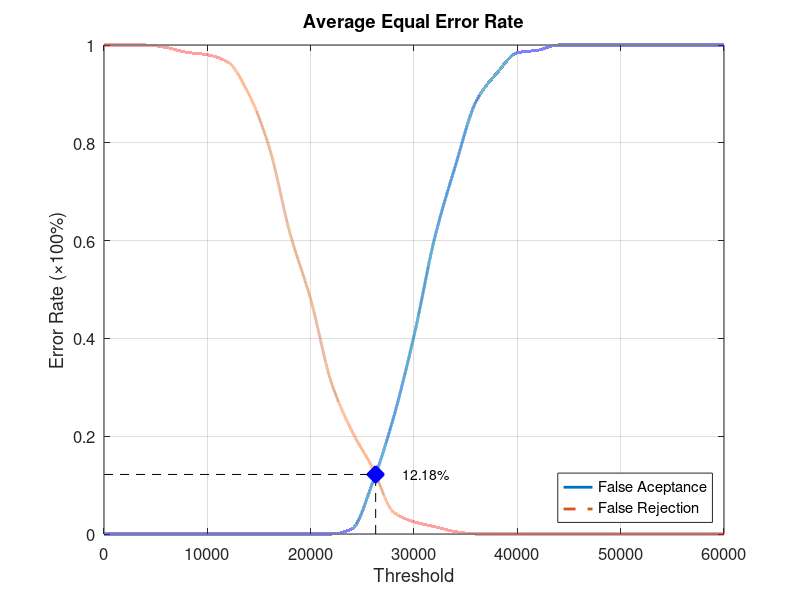
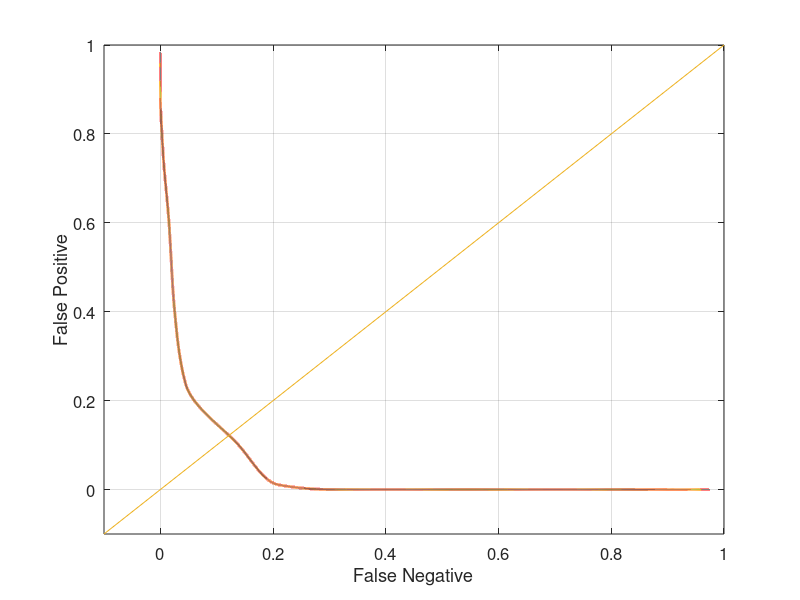

MATLAB code to generate these figures, in order:
function yEER = Database2_1
close all;
clear;
clc;
x = 0:2000:60000;
xq = 0:0.5:60000;

y0 = [0 0 0 0 0 0 0 0 0 0 0 0 0.0105263 0.105263 0.236842 0.405263 0.605263 0.752632 0.884211 0.942105 0.984211 0.989474 1 1 1 1 1 1 1 1 1];
yy0 = interp1(x, y0, xq, 'pchip');
y1 = [1 1 1 0.995 0.985 0.98 0.965 0.9 0.79 0.615 0.48 0.31 0.21 0.135 0.045 0.025 0.015 0.005 0 0 0 0 0 0 0 0 0 0 0 0 0];
yy1 = interp1(x, y1, xq, 'pchip');

% Calculating EER: 
y2 = abs(y0 - y1);
find(y2 == min(y2))
yy2 = abs(yy0 - yy1);
xEER = find(yy2 == min(yy2));
xEERIndex = xq(xEER) % X-axis EER
yEER = yy0(xEER) % Y-axis EER

main = figure
plot(xq, yy0,'-','LineWidth', 2);	hold on
plot(xq, yy1,'--','LineWidth', 2);	hold on
plot([xEERIndex xEERIndex], [0 yEER], 'k--');	hold on
plot([0 xEERIndex], [yEER yEER], 'k--');	hold on
plot(xEERIndex, yEER, 'bx', 'LineWidth', 10);	hold on
text(xEERIndex + 10 * xEERIndex / 100, yEER, [num2str(round((10000 * yEER)) / 100) '%'])
legend('False Aceptance', 'False Rejection', 'Location', 'SouthEast')
xlabel('Threshold')
ylabel('Error Rate (\times100%)')
title('Average Equal Error Rate')
set(gca, 'FontSize', 12)
axis([0 60000 0 1])
grid on

print(main, 'Database2_1Main', '-dpng');
FNRxFPR = figure('Color', [1 1 1]);
plot(yy1, yy0, '-', yy1, yy0, 'LineWidth', 2);
hold on
y = -0.1:0.1:1
plot(y, y); 
set(gca, 'FontSize', 12)
xlabel('False Negative')
ylabel('False Positive')
axis([-0.1 1 -0.1 1])
set(gca, 'FontSize', 12)
grid on

print(FNRxFPR, 'Database2_1FNRxFPR','-dpng');
end
